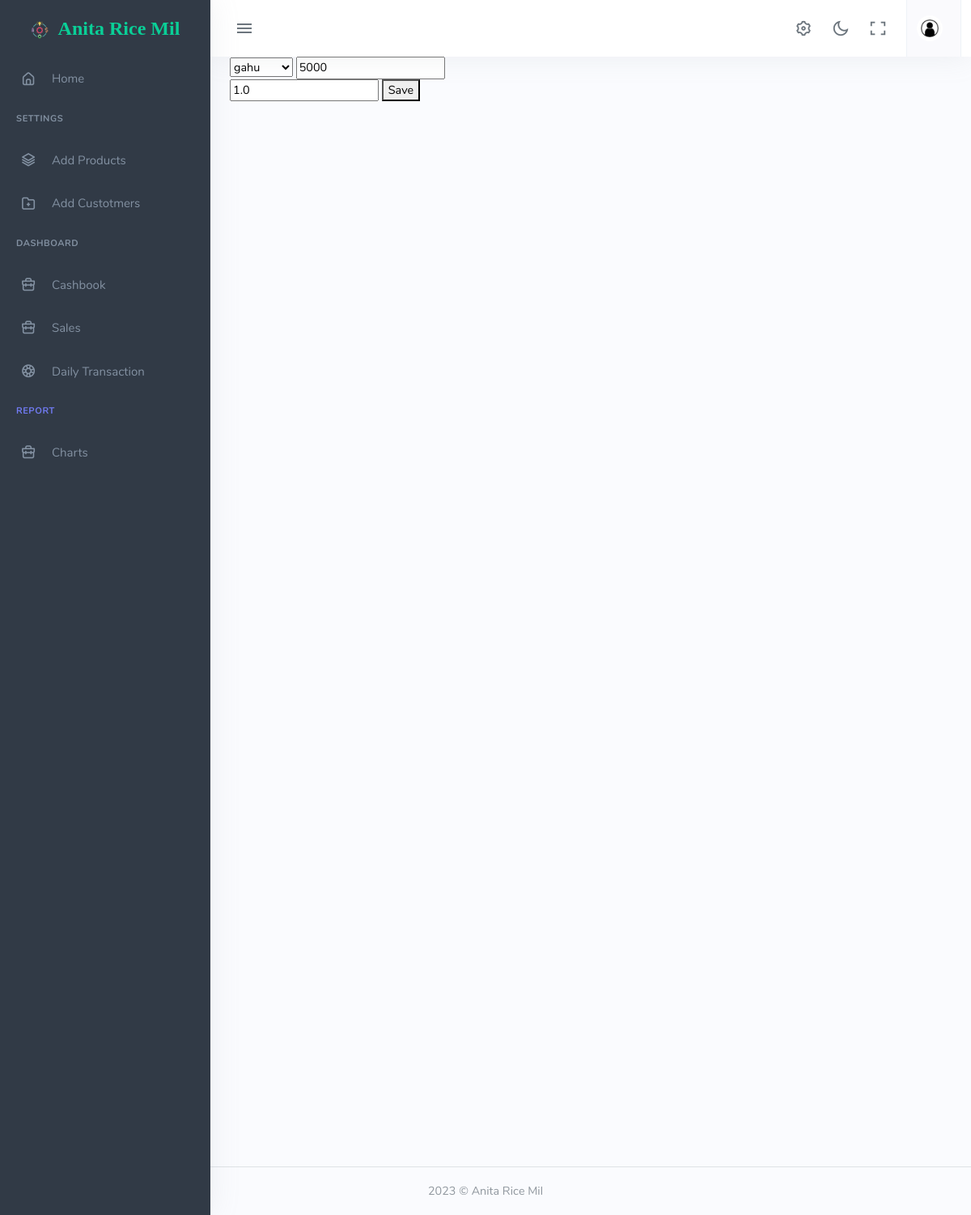
The page /sales/edit_salesitem/1 on the database its author committed.
### app/models.py (models this page shows)
class SalesItem(models.Model):
    sales_id = models.ForeignKey(Sales, on_delete= models.CASCADE, related_name='sales_id')
    product = models.ForeignKey(Product, on_delete= models.CASCADE, related_name='sales_product')
    price = models.PositiveIntegerField()
    quantity = models.FloatField()
    unit = models.ForeignKey(ProductUnit, on_delete=models.CASCADE, related_name='productunit')
    nepali_create_date = models.CharField(max_length=200,default=nepali_datetime.date.today().strftime("%d-%B-%Y"))
    created_date = models.DateField(auto_now=True)
    modified_date = models.DateField(null=True, blank=True)
    deleted_date = models.DateField(null=True, blank=True)
    class Meta:
        ordering =['-id']
    def get_cost(self):
        return self.price

### app/views.py (the view, shortened to what this page needs)
# urls.py: path('sales/edit_salesitem/<int:id>', views.edits_sales, name='sale_edits'),
def edits_sales(request, id):
    print(id)
    sales = SalesItem.objects.get(sales_id=id)
    edit_salesForm = Product_EditForm(instance=sales)
    context = {
        'sales': sales,
        'edit_salesForm':edit_salesForm,
    }
    return render(request,'app/edit_sales.html', context)

### app/form.py
class Product_EditForm(forms.ModelForm):
    class Meta:
        model = SalesItem
        fields = ['product', 'price', 'quantity']

### app/context_processor.py (called while the page is built)
def calculate(request):
    instances = Sales.objects.all()
    total_amounts = sum(sale.get_remaining_amount() for sale in instances)
    dailytransaction = DailyTransaction.objects.all()
    expenses = Expenses.objects.all()
    purchase = Purchase.objects.all()
    total_purchase = sum(item.get_total_cost() for item in purchase)
    total_expenses=sum(exp.get_cost() for exp in expenses)
    return({
        'total_sales':total_amounts,
        'total_purchase':total_purchase,
        'total_expenses':total_expenses,
    })

### app/models.py (called while the page is built)
    def __str__(self):
        return self.product_name

    def get_total_cost(self):
        return sum([item.get_cost() for item in self.sales_id.all()])

    def get_remaining_amount(self):
        if self.paid_amount is None:
            amount = 0
        else:
            amount = self.paid_amount
        remaining = self.get_total_cost() - amount
        return remaining

### app/templates/app/edit_sales.html (shortened to what this page needs)
{% extends 'app/base.html' %}
{% load static %}
{% load custome_filter %}
{% block body %}
<div class="content-page">
    <div class="content">
        <div class="container-fluid">
<div class="row">
    <div class="col-6">
        <form method="POST" action="{% url 'app:edite_sale_item' sales.id %}">
        {{edit_salesForm.product}} {{edit_salesForm.price}} {{edit_salesForm.quantity}}
<button type="submit">Save</button>
</form>
</div>
</div>
</div>
</div>
</div>
{% endblock %}

### rows shown on the page
SalesItem: product "gahu", price "5000", quantity "1.0"
